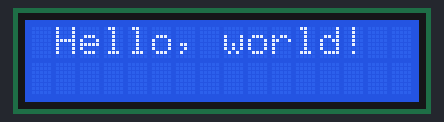
Simulated run of this sketch. Board: Arduino Uno, built with avr-gcc and run on an emulated ATmega328P. On the bench: 16×2 character LCD.

Above: at 0.1 s.
At 1.1 s:
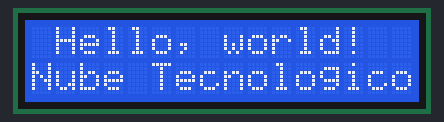
At 2.2 s:
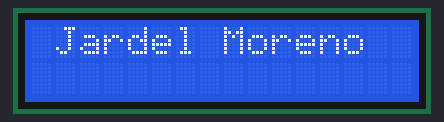

The sketch:

LCD.ino
```cpp
#include <Wire.h> //INCLUSÃO DE BIBLIOTECA
#include <LiquidCrystal_I2C.h> //INCLUSÃO DE BIBLIOTECA

LiquidCrystal_I2C lcd(0x27,2,1,0,4,5,6,7,3, POSITIVE); //ENDEREÇO DO I2C E DEMAIS INFORMAÇÕES

void setup(){
 lcd.begin (16,2); //SETA A QUANTIDADE DE COLUNAS(16) E O NÚMERO DE LINHAS(2) DO DISPLAY
 lcd.setBacklight(HIGH); //LIGA O BACKLIGHT (LUZ DE FUNDO)
}

void loop()
{
  lcd.setCursor(1,0);
  lcd.print("Hello, world!");
  delay(1000);
  lcd.setCursor(0,1);
  lcd.print("Nube Tecnologico");
  delay(1000);
  lcd.clear();
  lcd.setCursor(1,0);
  lcd.print("Jardel Moreno");
  delay(1000);
}
```

Measured:
- by itself, everything shown: repeats every 3.0 s, in 3 steps
- what the display in image 1 shows lasts 1.0 s, from 1.1 s to 2.1 s
